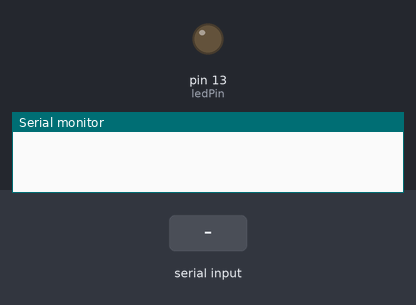
This sketch was run on a simulated Arduino Uno, built with avr-gcc and run on an emulated ATmega328P. On the bench: output pins drawn as LEDs (lit = HIGH), the last lines printed to the serial monitor. The test bench sets the inputs (shaded band).

Above: at 1.2 s.
1.3 s: "1" received over Serial
At 2.5 s:
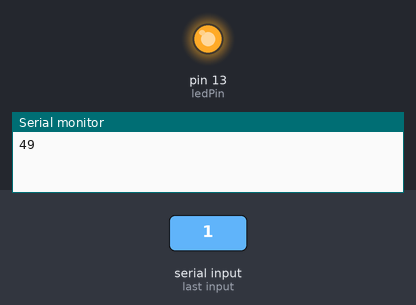
2.8 s: "0" received over Serial
At 3.7 s:
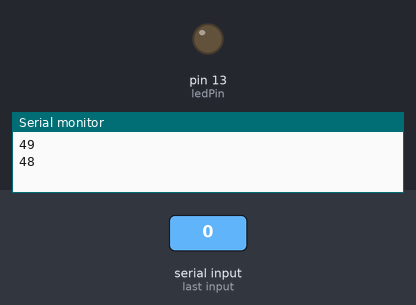
Timing chart, 0 to 5.8 s (numbered marks = the images above; inputs shaded):
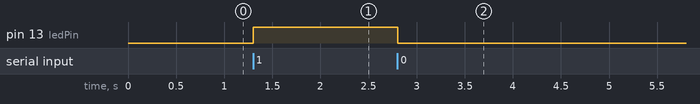

Measured:
- after the input at 1.3 s, pin 13 (ledPin): LOW → HIGH at once
- after the input at 2.8 s, pin 13 (ledPin): HIGH → LOW at once

The sketch:

bt_rocket_slave.ino
```cpp
//Code for Slave module//

#define ledPin 13
int dataFromMaster = 0;

void setup() {
  pinMode(ledPin, OUTPUT);
  Serial.begin(38400); // Default baud rate of the Bluetooth module
}
void loop() {
 if(Serial.available() > 0){ // Checks whether data is comming from the serial port
   dataFromMaster = Serial.read(); // Reads the data from the serial port and store it in dataFromMaster variable
   Serial.println(dataFromMaster);
 }
 // Controlling the led
 if (dataFromMaster == '1') {
  digitalWrite(ledPin, HIGH); // LED ON
 }
 else if (dataFromMaster == '0') {
  digitalWrite(ledPin, LOW); // LED    OFF
 }
 delay(10);
}
```
